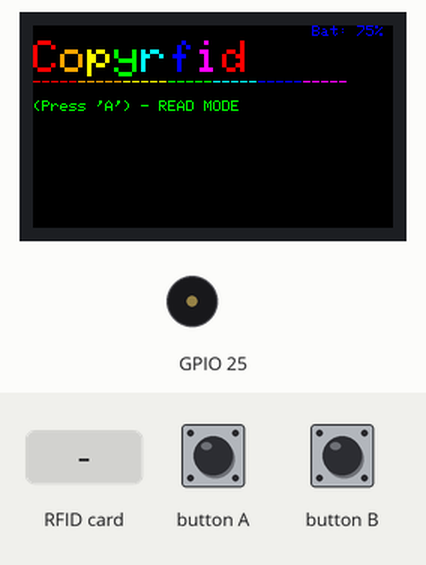
Simulated run of this sketch. Board: ESP32. Shown: 240×135 colour display, buzzer (waves = sounding). Inputs (shaded band) come from the test bench.

Above: at 2.4 s.
2.5 s: RFID card 5E 7A 19 C4 held to the reader
At 3.7 s:
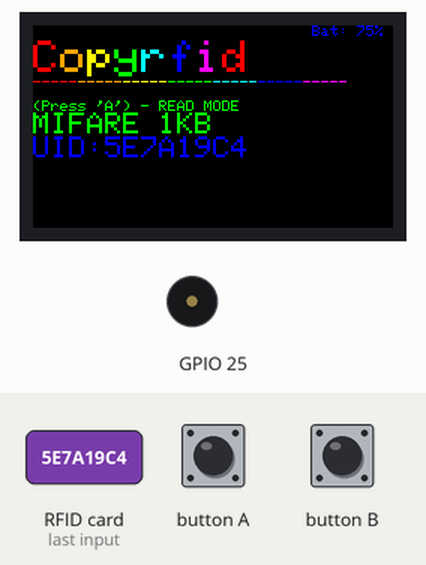
4.0 s: button A pressed for 1 s
At 6.4 s:
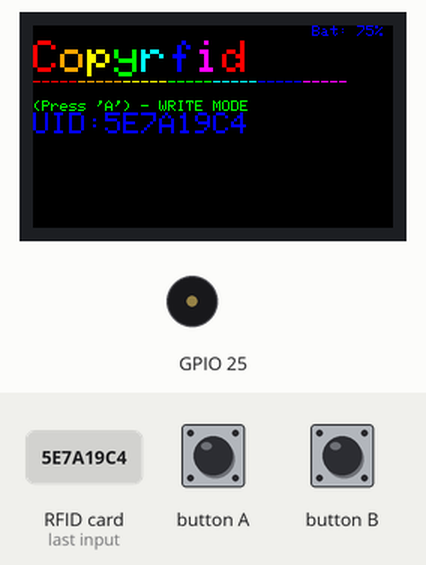
7.4 s: button A pressed for 0.15 s
At 7.9 s:
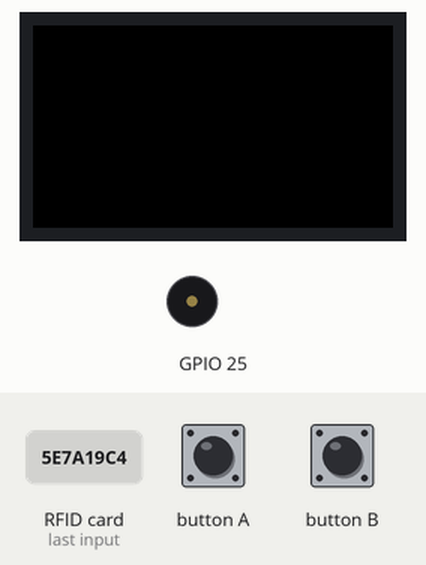
Timing chart, 0 to 10.4 s (numbered marks = the images above; inputs shaded):
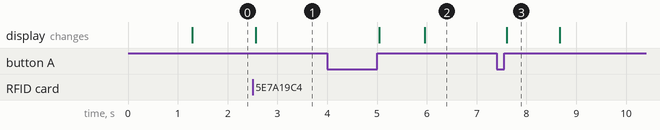

The sketch:

copyrfid.ino
```cpp
#include <Arduino.h>
#include <Wire.h>

#include <M5StickCPlus2.h>
#include "Root.h"

void setup() {
  M5.begin();
  Serial.begin(115200);
  Wire.begin();

  DisplayController::initialize();
  RFIDController::initialize();
  StateController::switchToReadMode();
}

void loop() {
  M5.update();
  StateController::handleStateChange();
  RFIDController::handleCardDetection();
}
```

Root.h
```cpp
#ifndef ROOT_H
#define ROOT_H

#include "src/modules/Modules.h"

#endif
```

i18n.h
```cpp
// #define LANGUAGE_PT_BR
#define LANGUAGE_EN
// #define LANGUAGE_FR
// #define LANGUAGE_JP

#define TXT_RFID_UID "UID:"

#if defined(LANGUAGE_EN)
  #define TXT_RFID_PRESS_A_WRITE "(Press 'A') - WRITE MODE"
  #define TXT_RFID_PRESS_A_READ "(Press 'A') - READ MODE"
  #define TXT_RFID_ERROR_MESSAGE "Not MIFARE Classic!"
  #define TXT_RFID_WROTE_UID "Wrote UID!"
  #define TXT_RFID_FAILED_WRITE "Write failed."
#endif

#if defined(LANGUAGE_PT_BR)
  #define TXT_RFID_PRESS_A_WRITE "(Aperte 'A' )  -  MODO ESCRITA"
  #define TXT_RFID_PRESS_A_READ "(Aperte 'A') - MODO LEITURA"
  #define TXT_RFID_ERROR_MESSAGE "Nao e um MIFARE Classico!"
  #define TXT_RFID_WROTE_UID "UID gravado!"
  #define TXT_RFID_FAILED_WRITE "A escrita FALHOU!"
#endif

#if defined(LANGUAGE_FR)
  #define TXT_RFID_PRESS_A_WRITE "(Appuyez sur 'A') - MODE ÉCRITURE"
  #define TXT_RFID_PRESS_A_READ "(Appuyez sur 'A') - MODE LECTURE"
  #define TXT_RFID_ERROR_MESSAGE "Pas un MIFARE Classic!"
  #define TXT_RFID_WROTE_UID "UID écrit!"
  #define TXT_RFID_FAILED_WRITE "Écriture échouée."
#endif


#if defined(LANGUAGE_JP)
  #define TXT_RFID_PRESS_A_WRITE "('A'を押す) - 書き込みモード"
  #define TXT_RFID_PRESS_A_READ "('A'を押す) - 読み取りモード"
  #define TXT_RFID_ERROR_MESSAGE "MIFARE Classicではありません！"
  #define TXT_RFID_WROTE_UID "UIDを書き込みました！"
  #define TXT_RFID_FAILED_WRITE "書き込みに失敗しました。"
#endif
```

Modules.h
```cpp
#ifndef MODULES_H
#define MODULES_H

#include "rfid/core/DisplayController.h"
#include "rfid/core/RFIDController.h"
#include "rfid/StateController.h"

#endif
```

StateController.cpp
```cpp
#include <M5StickCPlus2.h>
#include <Arduino.h>

#include "StateController.h"
#include "core/DisplayController.h"
#include "shared/Global.h"
#include "core/SoundController.h"


void StateController::switchToReadMode() {
  SoundController::playReady();
  currentState = READ_MODE;
  DisplayController::displayReadMode();
}

void StateController::switchToWriteMode() {
  SoundController::playAlert();
  currentState = WRITE_MODE;
  DisplayController::displayWriteMode();
}

void StateController::handleStateChange() {
  if (M5.BtnA.wasReleased() && readUID) {
    DisplayController::cls();
    switch (currentState) {
    case READ_MODE:
      StateController::switchToWriteMode();
      break;
    case WRITE_MODE:
      readUID = false;
      StateController::switchToReadMode();
      break;
    }
  }
}
```

StateController.h
```cpp
#ifndef STATECONTROLLER_H
#define STATECONTROLLER_H

class StateController {
public:
  static void switchToReadMode();
  static void switchToWriteMode();
  static void handleStateChange();
};

#endif
```

DisplayController.cpp
```cpp
#include <Arduino.h>
#include <M5StickCPlus2.h>

#include "DisplayController.h"
#include "SoundController.h"
#include "../shared/Global.h"
#include "../../../i18n/i18n.h"

const uint8_t DEFAULT_TEXT_SIZE = 2;
const uint8_t DEFAULT_BAT_TEXT_SIZE = 1;
const uint8_t DEFAULT_TITLE_TEXT_SIZE = 3;
const uint8_t DEFAULT_LINE_TEXT_SIZE = 1;
const uint8_t DEFAULT_PERCENT_LENGTH = 4;
const uint8_t DEFAULT_BAT_INFO_LENGTH = 9;
const uint8_t DEFAULT_ROTATION = 3;

const int ERROR_MESSAGE_POSITION_X = 0;
const int ERROR_MESSAGE_POSITION_Y = 80;
const uint16_t ERROR_TEXT_COLOR = RED;
const uint16_t DEFAULT_TEXT_COLOR = GREEN;
const uint16_t VALID_UID_COLOR = BLUE;
const uint16_t WARNING_COLOR = YELLOW;
const uint16_t BACKGROUND_COLOR = BLACK;


void DisplayController::initialize() {
  M5.Lcd.setRotation(DEFAULT_ROTATION);
  M5.Lcd.fillScreen(BACKGROUND_COLOR);
  M5.Lcd.setCursor(0, 0);
  M5.Lcd.setTextSize(DEFAULT_TEXT_SIZE);
}

void DisplayController::cls() {
  DisplayController::initialize();
}

void DisplayController::setupDisplay(uint8_t textSize, uint16_t textColor) {
  M5.Lcd.setTextSize(textSize);
  M5.Lcd.setTextColor(textColor);
}

void DisplayController::displayRfidMessage(const __FlashStringHelper* message, uint8_t textSize) {
  DisplayController::setupDisplay(textSize, DEFAULT_TEXT_COLOR);
  M5.Lcd.println(message);
}

void DisplayController::displayBatteryLevel() {
  int batteryLevel = M5.Power.getBatteryLevel();

  uint16_t batteryTextColor;
  if (batteryLevel <= 20) {
    batteryTextColor = ERROR_TEXT_COLOR;
  } else if (batteryLevel <= 50) {
    batteryTextColor = WARNING_COLOR;
  } else if (batteryLevel <= 80 && batteryLevel > 50) {
    batteryTextColor = VALID_UID_COLOR;
  } else {
    batteryTextColor = DEFAULT_TEXT_COLOR;
  }

  M5.Lcd.setTextSize(DEFAULT_BAT_TEXT_SIZE);
  int batteryStrLen = String(batteryLevel).length() + DEFAULT_PERCENT_LENGTH;
  int x = M5.Lcd.width() - (batteryStrLen * DEFAULT_BAT_INFO_LENGTH);
  int y = 0;

  M5.Lcd.setTextColor(batteryTextColor, BACKGROUND_COLOR);
  M5.Lcd.setCursor(x, y);
  M5.Lcd.printf("Bat: %d%%", batteryLevel);

  M5.Lcd.setTextColor(DEFAULT_TEXT_COLOR, BACKGROUND_COLOR);

}

void DisplayController::displayGradientText(const char* text) {
  uint16_t colors[] = {RED, ORANGE, YELLOW, GREEN, CYAN, BLUE, MAGENTA};

  int numOfColors = sizeof(colors) / sizeof(colors[0]);
  M5.Lcd.setTextSize(DEFAULT_TITLE_TEXT_SIZE);
  int x = 0;
  int y = 10;
  int characterWidth = 18;

  for (int i = 0; text[i] != '\0'; i++) {
    uint16_t color = colors[i % numOfColors];
    M5.Lcd.setTextColor(color, BACKGROUND_COLOR);

    M5.Lcd.setCursor(x, y);
    M5.Lcd.print(text[i]);

    x += characterWidth;
  }

  M5.Lcd.setTextColor(WHITE, BLACK);
  DisplayController::displayRfidMessage(F(""), DEFAULT_TITLE_TEXT_SIZE);
}

void DisplayController::displayGradientLine() {
   uint16_t colors[] = {RED, ORANGE, YELLOW, GREEN, CYAN, BLUE, MAGENTA};
  int screenWidth = M5.Lcd.width();
  int characterWidth = 6;
  int numOfCharacters = screenWidth / characterWidth;
  int charactersPerColor = numOfCharacters / (sizeof(colors) / sizeof(colors[0]));

  M5.Lcd.setTextSize(DEFAULT_LINE_TEXT_SIZE);

  int charCount = 0;
  for (uint16_t color : colors) {
    M5.Lcd.setTextColor(color, BLACK);
    for (int i = 0; i < charactersPerColor; ++i) {
      M5.Lcd.print("-");
      if (++charCount >= numOfCharacters) {
        break;
      }
    }
    if (charCount >= numOfCharacters) {
      break;
    }
  }
  M5.Lcd.setTextColor(WHITE, BLACK);
 DisplayController::displayRfidMessage(F(""), DEFAULT_TEXT_SIZE);
}

void DisplayController::displayHeaderRfid() {
  DisplayController::displayBatteryLevel();
  M5.Lcd.setTextSize(DEFAULT_TITLE_TEXT_SIZE);
  M5.Lcd.setCursor(0, 0);
  DisplayController::displayGradientText("Copyrfid");
  DisplayController::displayGradientLine();
}

void DisplayController::displayErrorMessage(const char message[]) {
  DisplayController::setupDisplay(DEFAULT_TEXT_SIZE, ERROR_TEXT_COLOR);
  M5.Lcd.setCursor(ERROR_MESSAGE_POSITION_X, ERROR_MESSAGE_POSITION_Y);
  M5.Lcd.println(message);
  DisplayController::setupDisplay(DEFAULT_TEXT_SIZE, DEFAULT_TEXT_COLOR);
}

void DisplayController::displayCardInfo(const __FlashStringHelper* message) {
  M5.Lcd.setTextSize(DEFAULT_TEXT_SIZE);
  M5.Lcd.println(message);
}

void DisplayController::displayUID() {
  DisplayController::setupDisplay(DEFAULT_TEXT_SIZE, VALID_UID_COLOR);
  if(UIDLength > 0 ) {
    M5.Lcd.print(F(TXT_RFID_UID));
    for (byte i = 0; i < UIDLength; i++) {
      if (UID[i] < 0x10) {
        M5.Lcd.print("0");
      }
      M5.Lcd.print(UID[i], HEX);
    }
    M5.Lcd.println();
  }
  DisplayController::setupDisplay(DEFAULT_TEXT_SIZE, DEFAULT_TEXT_COLOR);
}

void DisplayController::displayReadMode() {
  DisplayController::displayHeaderRfid();
  DisplayController::displayRfidMessage(F(TXT_RFID_PRESS_A_READ), DEFAULT_BAT_TEXT_SIZE);
}

void DisplayController::displayWriteMode() {
  DisplayController::displayHeaderRfid();
  DisplayController::displayRfidMessage(F(TXT_RFID_PRESS_A_WRITE), DEFAULT_BAT_TEXT_SIZE);
  DisplayController::displayUID();
}

void DisplayController::displayMessageAndSound(const __FlashStringHelper* message, bool isSuccess) {
  uint16_t textColor = isSuccess ? VALID_UID_COLOR : ERROR_TEXT_COLOR;
  DisplayController::setupDisplay(DEFAULT_TEXT_SIZE, textColor);
  M5.Lcd.println();
  M5.Lcd.println(message);
  if (isSuccess) {
    SoundController::playOk();
  } else {
    SoundController::playError();
  }
  DisplayController::setupDisplay(DEFAULT_TEXT_SIZE, DEFAULT_TEXT_COLOR);
}
```

DisplayController.h
```cpp
#ifndef DISPLAYCONTROLLER_H
#define DISPLAYCONTROLLER_H

class DisplayController {
public:
  static void initialize();
  static void cls();
  static void setupDisplay(uint8_t textSize, uint16_t textColor);
  static void displayRfidMessage(const __FlashStringHelper *message,
                                 uint8_t textSize);
  static void displayBatteryLevel();
  static void displayGradientLine();
  static void displayGradientText(const char *text);
  static void displayHeaderRfid();
  static void displayCardInfo(const __FlashStringHelper *message);
  static void displayErrorMessage(const char message[]);
  static void displayUID();
  static void displayMessageAndSound(const __FlashStringHelper *message,
                                    bool isSuccess);
  static void displayReadMode();
  static void displayWriteMode();

};

#endif
```

RFIDController.cpp
```cpp
#include <Wire.h>
#include <Arduino.h>

#include "RFIDController.h"
#include "DisplayController.h"
#include "SoundController.h"

#include "../shared/Global.h"
#include "MFRC522_I2C.h"
#include "../../../i18n/i18n.h"

MFRC522 mfrc522(0x28);

void RFIDController::initialize() {
  mfrc522.PCD_Init();
}

void RFIDController::readCard() {
  byte piccType = mfrc522.PICC_GetType(mfrc522.uid.sak);
  DisplayController::displayHeaderRfid();
  DisplayController::displayReadMode();
  DisplayController::displayUID();

  DisplayController::displayCardInfo(mfrc522.PICC_GetTypeName(piccType));
  const char ERROR_MESSAGE[] = TXT_RFID_ERROR_MESSAGE;

  if (
    !(
      piccType == MFRC522::PICC_TYPE_MIFARE_MINI
      || piccType == MFRC522::PICC_TYPE_MIFARE_1K
      || piccType == MFRC522::PICC_TYPE_MIFARE_4K
    )
  ) {

    DisplayController::displayErrorMessage(ERROR_MESSAGE);
    SoundController::playError();
    delay(1000);

  } else {
    readUID = true;
    UIDLength = mfrc522.uid.size;
    for (byte i = 0; i < UIDLength; i++) {
      UID[i] = mfrc522.uid.uidByte[i];
    }
    Serial.println();
    DisplayController::displayUID();
    SoundController::playAlert();
    delay(1000);
  }
}

void RFIDController::writeCard() {
  DisplayController::displayHeaderRfid();
  DisplayController::displayWriteMode();

  if (mfrc522.MIFARE_SetUid(UID, (byte)UIDLength, true)) {
    DisplayController::displayMessageAndSound(F(TXT_RFID_WROTE_UID), true);
  } else {
    DisplayController::displayMessageAndSound(F(TXT_RFID_FAILED_WRITE), false);
  }

  mfrc522.PICC_HaltA();
  delay(1000);
}

void RFIDController::handleCardDetection() {
  if (!mfrc522.PICC_IsNewCardPresent()) {
    return;
  }

  if (!mfrc522.PICC_ReadCardSerial()) {
    return;
  }

  DisplayController::cls();

  switch (currentState) {
    case READ_MODE:
      RFIDController::readCard();
      break;
    case WRITE_MODE:
      RFIDController::writeCard();
      break;
  }
}
```

RFIDController.h
```cpp
#ifndef RFIDCONTROLLER_H
#define RFIDCONTROLLER_H

class RFIDController {
public:
  static void initialize();
  static void handleCardDetection();
  static void readCard();
  static void writeCard();
};

#endif
```

SoundController.cpp
```cpp
#include <Arduino.h>
#include <M5StickCPlus2.h>

#include "SoundController.h"

#define SPEAKER M5.Speaker
#define NOTE_G5  784
#define NOTE_C6  1047
#define NOTE_CS6 1109
#define NOTE_D6  1175
#define NOTE_DS6 1245
#define NOTE_E6  1319
#define NOTE_F6  1397
#define NOTE_FS6 1480
#define NOTE_G6  1568
#define NOTE_GS6 1661
#define NOTE_A6  1760
#define NOTE_AS6 1865
#define NOTE_B6  1976
#define REST      0
#define NOTE_A5  880
#define NOTE_B5  988
#define NOTE_C7  2093
#define NOTE_D7  2349

int tempo = 200;

int wholenote = (60000 * 4) / tempo;

int melodyReady[] = {
  NOTE_E6,8, NOTE_G6,8, REST,4,
  REST,4
};

int melodyAlert[] = {
  NOTE_G6,8, NOTE_E6,8, NOTE_G6,8,
  REST,4
};

int melodyOk[] = {
  NOTE_G6,4, NOTE_E6,4,
  REST,4
};

int melodyError[] = {
  NOTE_E6,4, REST,8, NOTE_E6,4,
  REST,4
};

void SoundController::playMelody(int melody[], int melodySize) {
  int noteDuration;
  int divider;

  for (int thisNote = 0; thisNote < melodySize; thisNote += 2) {
    divider = melody[thisNote + 1];

    if (divider > 0) {
      noteDuration = wholenote / divider;

    } else if (divider < 0) {
      noteDuration = wholenote / -divider;
      noteDuration *= 1.5;
    }

    SPEAKER.tone(melody[thisNote]*4, noteDuration * 0.9);
    SPEAKER.tone(0, noteDuration*0.1);
    delay(noteDuration);
    SPEAKER.stop();
  }
  delay(noteDuration / 2);
}

void SoundController::playReady() {
  SoundController::playMelody(melodyReady, sizeof(melodyReady) / sizeof(melodyReady[0]));
}

void SoundController::playAlert() {
  SoundController::playMelody(melodyAlert, sizeof(melodyAlert) / sizeof(melodyAlert[0]));
}

void SoundController::playOk() {
  SoundController::playMelody(melodyOk, sizeof(melodyOk) / sizeof(melodyOk[0]));
}

void SoundController::playError() {
  SoundController::playMelody(melodyError, sizeof(melodyError) / sizeof(melodyError[0]));
}
```

SoundController.h
```cpp
#ifndef SOUNDCONTROLLER_H
#define SOUNDCONTROLLER_H

class SoundController {
public:
  static void playReady();
  static void playAlert();
  static void playOk();
  static void playError();
  static void playMelody(int melody[], int melodySize);
};

#endif
```

Global.cpp
```cpp
#include "Global.h"
#include <Arduino.h>

State currentState = READ_MODE;
bool readUID;
byte UID[20];
uint8_t UIDLength;
```

Global.h
```cpp
#ifndef GLOBAL_H
#define GLOBAL_H
#include <Arduino.h>

enum State {
  READ_MODE,
  WRITE_MODE
};

extern State currentState;

extern bool readUID;
extern byte UID[20];
extern uint8_t UIDLength;

#endif
```

Measured:
- after the input at 2.5 s, the display: changes after 0.06 s (image 1)
- after the input at 4.0 s, the display: first changes after 1.0 s (image 2 shows a later state)
- after the input at 7.4 s, the display: changes after 0.20 s (image 3)
- what the display in image 3 shows lasts 1.1 s, from 7.6 s to 8.7 s
